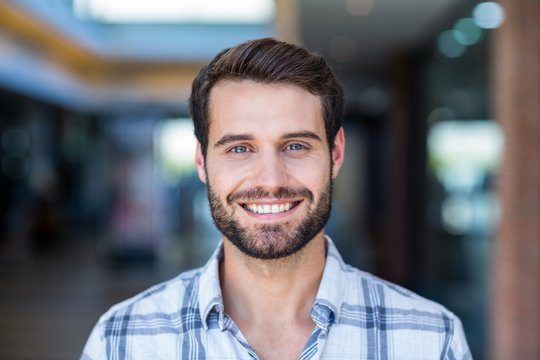
#> input picture smile.jpg, 540 x 360 px
$ jupyter execute 'Lecture 33 Smile & Eye Detection.ipynb'
#> lines starting #> are read from the running program, lines starting #| are printed output that depends on the picture; after the words box and inside, x2 and y2 are one past the last pixel; in counts of white or black regions, pixels touching at a corner belong together
[cell 1]
import cv2

## Smile Detection

[cell 2]
img = cv2.imread("smile.jpg")
#> img is the input picture: shape (360, 540, 3); mean B, G, R 115.4, 109.3, 108.5
img = cv2.resize(img, (500,450))
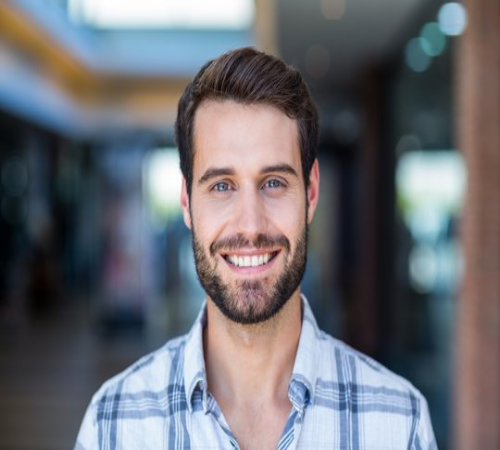
#> img: shape (450, 500, 3); mean B, G, R 115.3, 109.2, 108.5

gry = cv2.cvtColor(img, cv2.COLOR_BGR2GRAY)
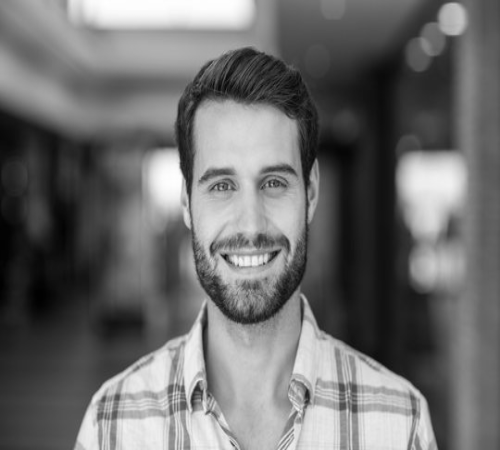
#> gry: shape (450, 500); min 1, max 255, mean 109.7

sm = cv2.CascadeClassifier(r"C:/Python312/Lib/site-packages/cv2/data/haarcascade_smile.xml")
fc = cv2.CascadeClassifier(r"C:/Python312/Lib/site-packages/cv2/data/haarcascade_frontalface_default.xml")

f = fc.detectMultiScale(gry, 1.3, 3)
#> f = [[164, 115, 174, 174]]

for x,y,w,h in f:
    roi_gry = gry[y:y+h, x:x+w]
    roi_img = img[y:y+h, x:x+w]

    s = sm.detectMultiScale(roi_img, 1.5, 5)

    for xs, ys, ws, hs in s:
        cv2.rectangle(roi_img, (xs,ys), (xs+ws, ys+hs), (0,255,0), 2)
#> this loop made 1 pass
#> (x, y, w, h, s) on pass 1: (164, 115, 174, 174, [[46, 122, 81, 40]])
#> pass 1, `roi_gry = gry[y:y+h, x:x+w]`:
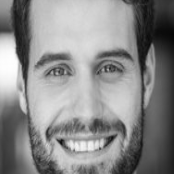
#> roi_gry: shape (174, 174); min 6, max 254, mean 137.4
#> pass 1, `roi_img = img[y:y+h, x:x+w]`:
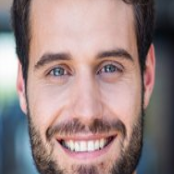
#> roi_img: shape (174, 174, 3); mean B, G, R 130.1, 131.3, 152.1
#> after the loop:
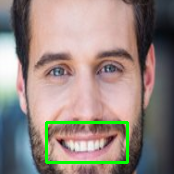
#> roi_img: shape (174, 174, 3); 2.38% of pixels changed, all inside (x1, y1, x2, y2) = (45, 121, 129, 164)


cv2.imshow("roi images", roi_img)
cv2.imshow("rooshan", img)
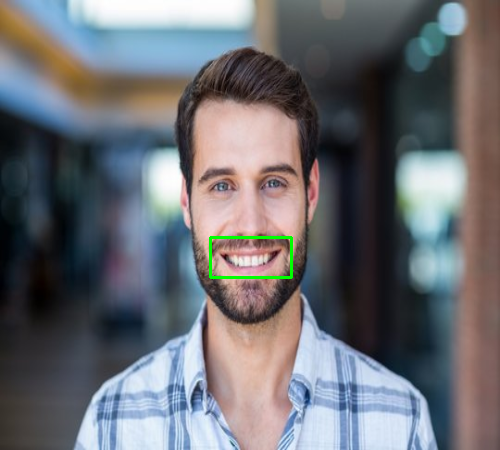
#> window 'rooshan': shape (450, 500, 3); mean B, G, R 114.9, 109.6, 107.9
cv2.waitKey(0)
cv2.destroyAllWindows()

[cell 3]
img = cv2.imread("smile.jpg")
img = cv2.resize(img, (500,450))

gry = cv2.cvtColor(img, cv2.COLOR_BGR2GRAY)

sm = cv2.CascadeClassifier(r"C:/Python312/Lib/site-packages/cv2/data/haarcascade_eye.xml")
fc = cv2.CascadeClassifier(r"C:/Python312/Lib/site-packages/cv2/data/haarcascade_frontalface_default.xml")

f = fc.detectMultiScale(gry, 1.3, 3)  #face

for x,y,w,h in f:
    roi_gry = gry[y:y+h, x:x+w]
    roi_img = img[y:y+h, x:x+w]

    s = sm.detectMultiScale(roi_img, 1.5, 5)

    for xs, ys, ws, hs in s:
        cv2.rectangle(roi_img, (xs,ys), (xs+ws, ys+hs), (0,255,0), 2)
#> this loop made 1 pass
#> (x, y, w, h, s) on pass 1: (164, 115, 174, 174, [[34, 49, 45, 45], [86, 47, 45, 45]])
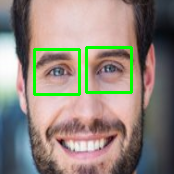
#> roi_img: shape (174, 174, 3); mean B, G, R 124, 133.9, 144.4


cv2.imshow("roi images", roi_img)
cv2.imshow("rooshan", img)
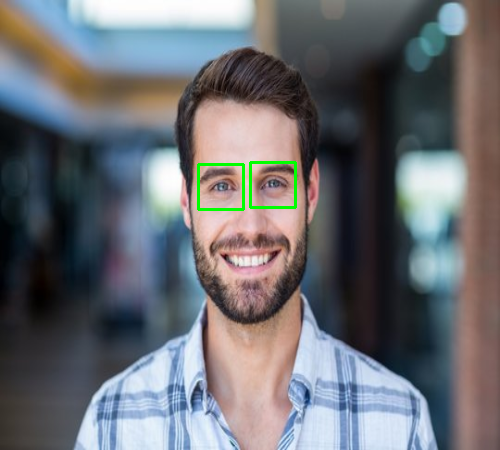
#> window 'rooshan': shape (450, 500, 3); mean B, G, R 114.4, 109.6, 107.4
cv2.waitKey(0)
cv2.destroyAllWindows()
